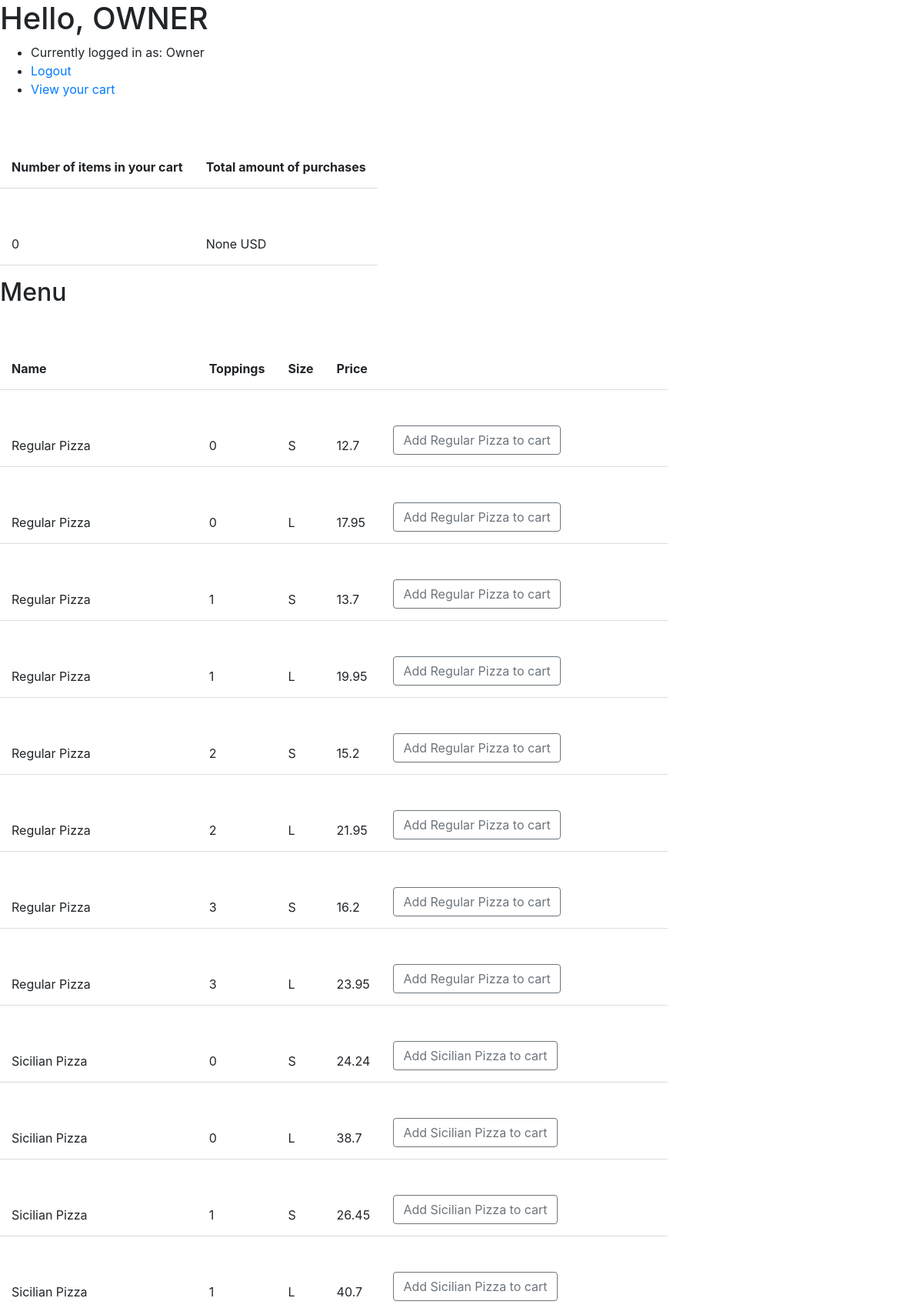
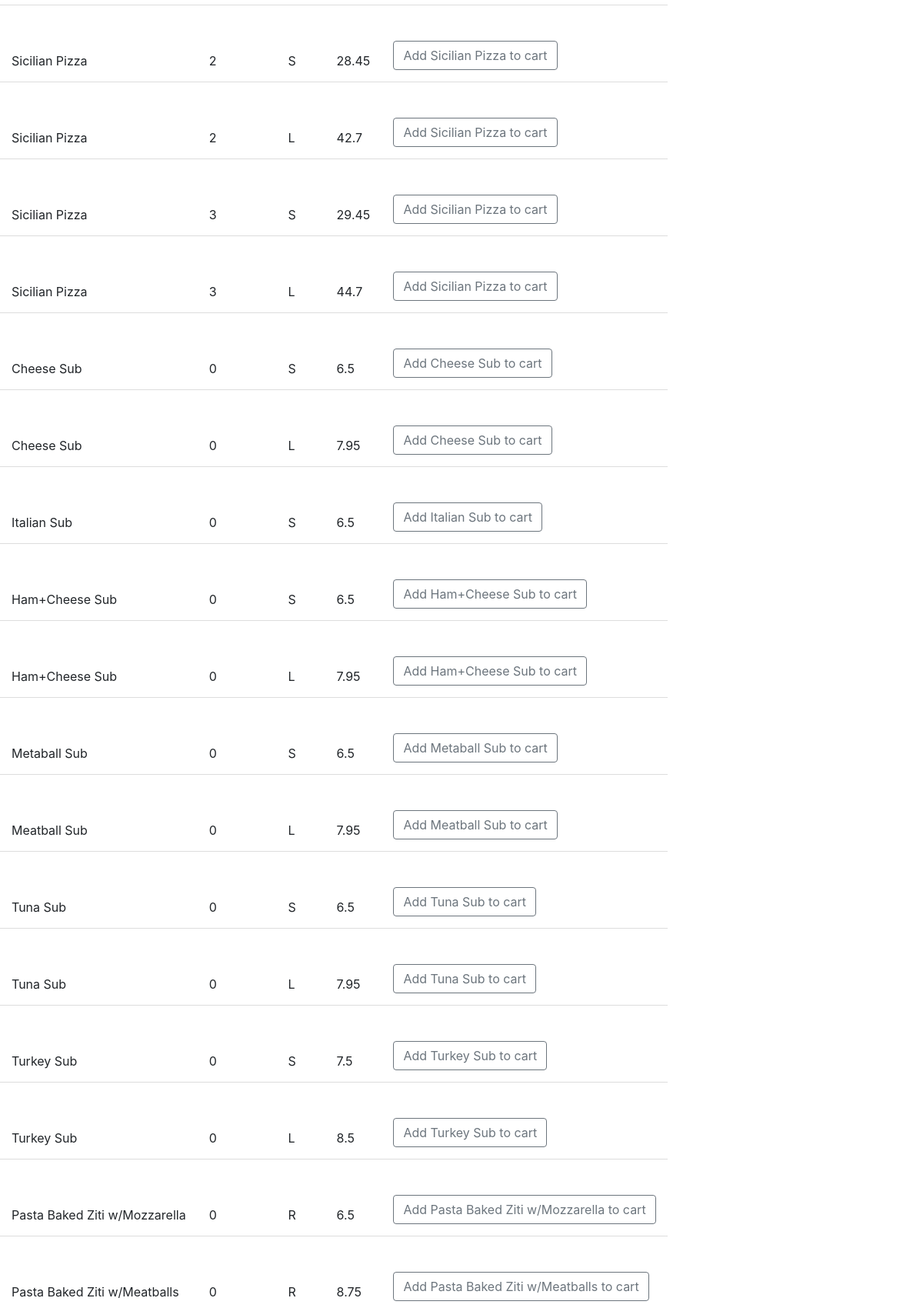
The app's page / (signed in, upper part) with its own data (2 pictures, top to bottom).
### orders/models.py (models this page shows, shortened)
class Menu(models.Model):
    name = models.CharField(max_length=64)
    toppings = models.IntegerField()
    size = models.CharField(max_length=1)
    price= models.FloatField()

### orders/views.py (the view)
# urls.py: path("", views.index, name="index"),
def index(request):
    if not request.user.is_authenticated:
        return render(request, "login.html", {"message": None})
    username=request.user
    user_cart=Order.objects.filter(username=username)
    cart_cost1=Menu.objects.all().filter(food__in=user_cart).aggregate(Sum('price'))
    cart_cost=cart_cost1['price__sum']
    cart=user_cart.count()
    context = {
        "user": request.user,
        "menu":Menu.objects.all(),
        "cart":cart,
        "cart_cost":cart_cost
    }
    return render(request, "index.html", context)

### orders/templates/index.html (shortened to what this page needs)
{% extends "base.html" %}
{% block body %}
<h1>Hello, {{ user.username|upper }}</h1>
<ul>
    <li>Currently logged in as: {{ user.username }}</li>
    <li><a href="{% url 'logout' %}">Logout</a></li>
    <li><a href="{% url 'get_cart' %}">View your cart</a></li>
</ul>
<table>
    <tr>
        <th>Number of items in your cart</th>
        <th>Total amount of purchases</th>
    </tr>
    <tr>
        <td>{{ cart }}</td>
        <td>
            {{cart_cost}} USD
        </td>
    </tr>
</table>
<h2>Menu</h2>
<table>
    <tr>
        <th>Name</th>
        <th>Toppings </th>
        <th>Size</th>
        <th>Price</th>
        <th></th>
    </tr>
    {% for food in menu %}
    <tr>
        <td>{{ food.name }}</td>
        <td>{{ food.toppings }}</td>
        <td>{{ food.size }}</td>
        <td>{{ food.price }}</td>
        <td>
            <form action="{% url 'add_to_cart' %}" method="post">
                <button type="submit" class="btn btn-outline-secondary" name='food.id' value={{food.id}}>Add {{food.name}} to cart</button>
            </form>
        </td>
    </tr>
    {% endfor %}
    {% endblock %}

### orders/templates/base.html (style rules this page uses)
th, td { padding: 15px; text-align: left; height: 100px; vertical-align: bottom; border-bottom: 1px solid #ddd; }

### records on screen
Menu: name "Regular Pizza", toppings "0", size "S", price "12.7", {{ food.id }} 1 (drawn)
Menu: name "Regular Pizza", toppings "0", size "L", price "17.95", {{ food.id }} 2 (drawn)
Menu: name "Regular Pizza", toppings "1", size "S", price "13.7", {{ food.id }} 3 (drawn)
Menu: name "Regular Pizza", toppings "1", size "L", price "19.95", {{ food.id }} 4 (drawn)
Menu: name "Regular Pizza", toppings "2", size "S", price "15.2", {{ food.id }} 5 (drawn)
Menu: name "Regular Pizza", toppings "2", size "L", price "21.95", {{ food.id }} 6 (drawn)
Menu: name "Regular Pizza", toppings "3", size "S", price "16.2", {{ food.id }} 7 (drawn)
Menu: name "Regular Pizza", toppings "3", size "L", price "23.95", {{ food.id }} 8 (drawn)
Menu: name "Sicilian Pizza", toppings "0", size "S", price "24.24", {{ food.id }} 9 (drawn)
Menu: name "Sicilian Pizza", toppings "0", size "L", price "38.7", {{ food.id }} 10 (drawn)
Menu: name "Sicilian Pizza", toppings "1", size "S", price "26.45", {{ food.id }} 11 (drawn)
Menu: name "Sicilian Pizza", toppings "1", size "L", price "40.7", {{ food.id }} 12 (drawn)
Menu: name "Sicilian Pizza", toppings "2", size "S", price "28.45", {{ food.id }} 13 (drawn)
Menu: name "Sicilian Pizza", toppings "2", size "L", price "42.7", {{ food.id }} 14 (drawn)
Menu: name "Sicilian Pizza", toppings "3", size "S", price "29.45", {{ food.id }} 15 (drawn)
Menu: name "Sicilian Pizza", toppings "3", size "L", price "44.7", {{ food.id }} 16 (drawn)
Menu: name "Cheese Sub", toppings "0", size "S", price "6.5", {{ food.id }} 17 (drawn)
Menu: name "Cheese Sub", toppings "0", size "L", price "7.95", {{ food.id }} 18 (drawn)
Menu: name "Italian Sub", toppings "0", size "S", price "6.5", {{ food.id }} 19 (drawn)
Menu: name "Ham+Cheese Sub", toppings "0", size "S", price "6.5", {{ food.id }} 20 (drawn)
Menu: name "Ham+Cheese Sub", toppings "0", size "L", price "7.95", {{ food.id }} 22 (drawn)
Menu: name "Metaball Sub", toppings "0", size "S", price "6.5", {{ food.id }} 23 (drawn)
Menu: name "Meatball Sub", toppings "0", size "L", price "7.95", {{ food.id }} 24 (drawn)
Menu: name "Tuna Sub", toppings "0", size "S", price "6.5", {{ food.id }} 25 (drawn)
Menu: name "Tuna Sub", toppings "0", size "L", price "7.95", {{ food.id }} 26 (drawn)
Menu: name "Turkey Sub", toppings "0", size "S", price "7.5", {{ food.id }} 27 (drawn)
Menu: name "Turkey Sub", toppings "0", size "L", price "8.5", {{ food.id }} 28 (drawn)
Menu: name "Pasta Baked Ziti w/Mozzarella", toppings "0", size "R", price "6.5", {{ food.id }} 29 (drawn)
Menu: name "Pasta Baked Ziti w/Meatballs", toppings "0", size "R", price "8.75", {{ food.id }} 30 (drawn)

### other values on screen
{{ user.username|upper }} "OWNER"
{{ user.username }} "Owner"
{{ cart }} "0"
{{ cart_cost }} "None"
